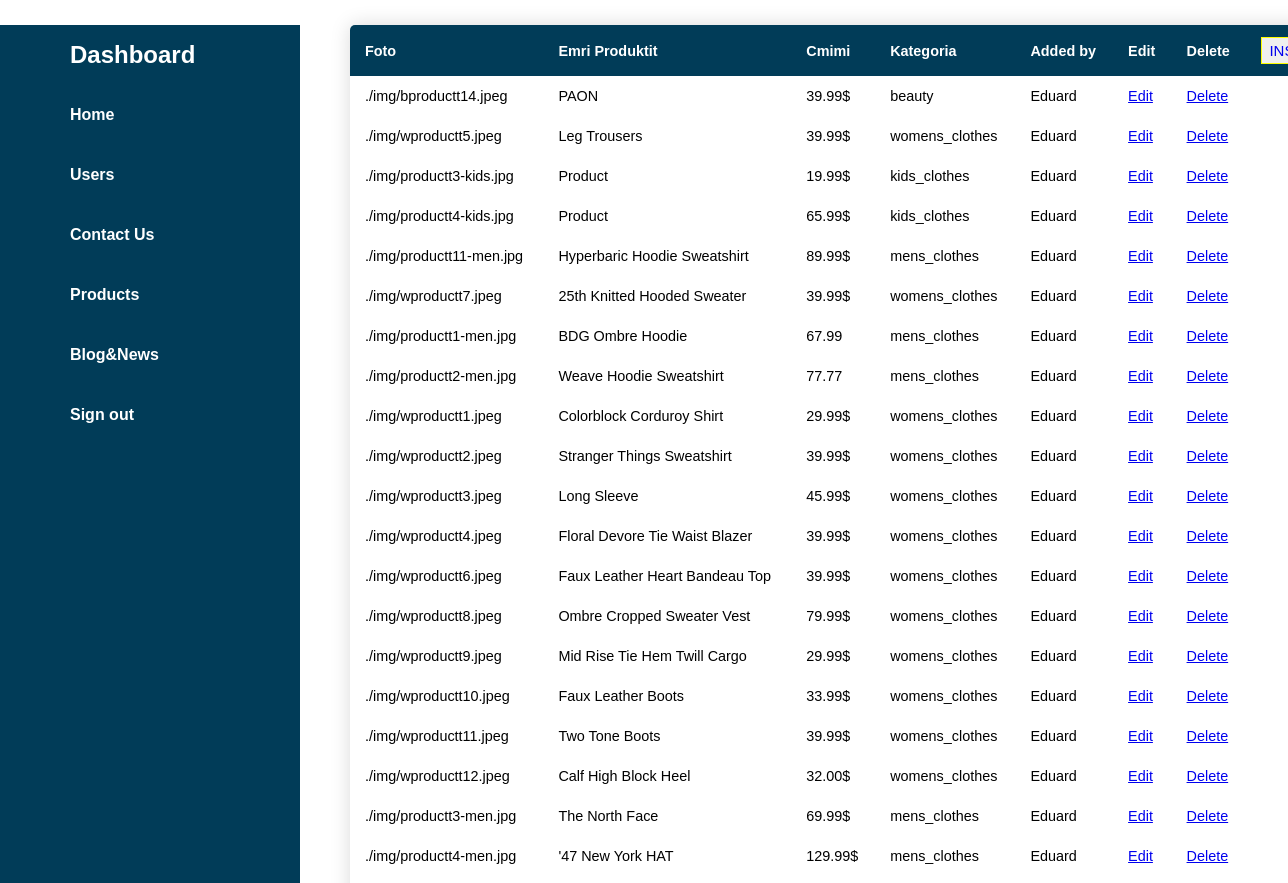
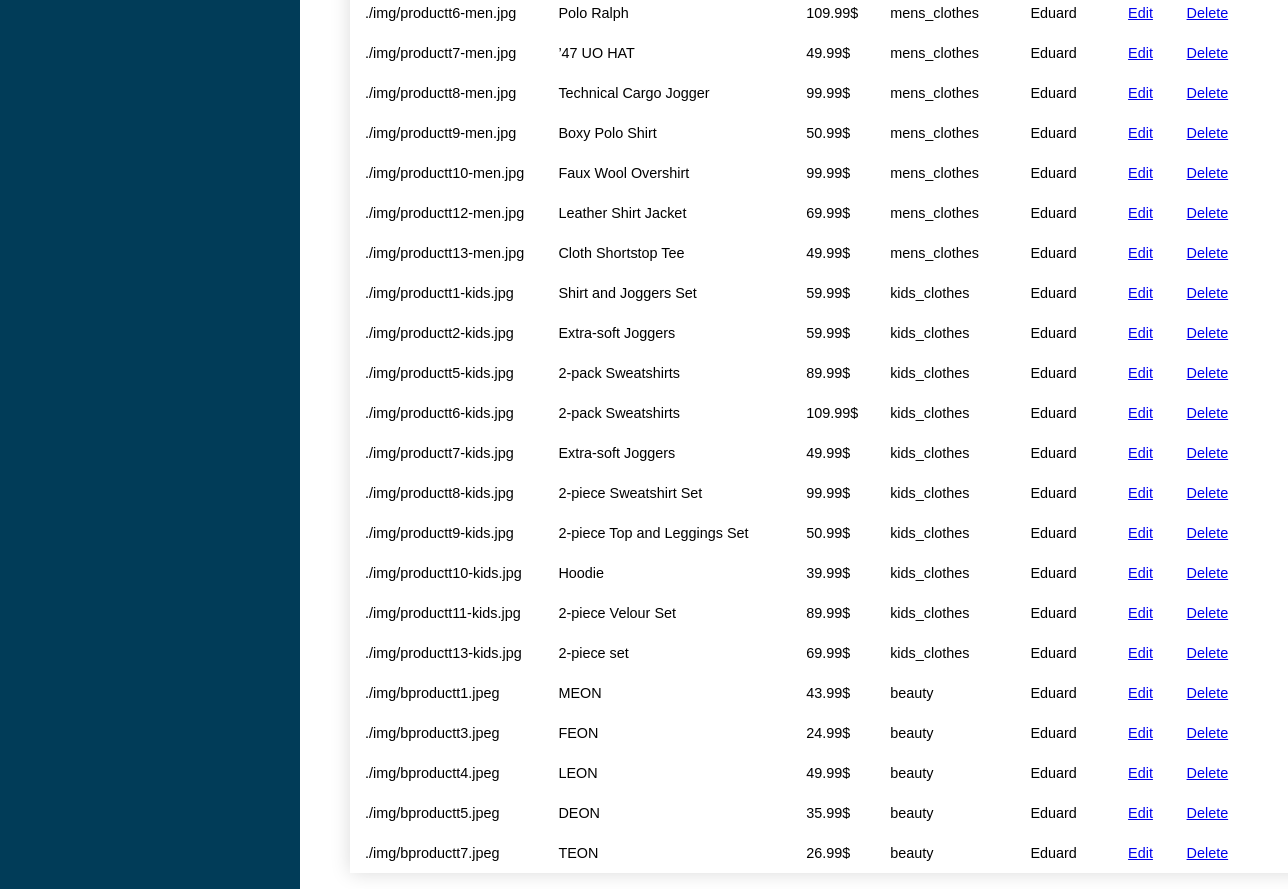
The app's page /views/produktet.php (signed in) with its own data (2 pictures, top to bottom).
### tables this page shows
CREATE TABLE `produktet` (
  `ID` int(11) NOT NULL,
  `foto_produktit` varchar(255) NOT NULL,
  `emri_produktit` varchar(255) NOT NULL,
  `cmimi_produktit` varchar(255) NOT NULL,
  `kategoria` varchar(255) NOT NULL,
  `added` varchar(255) DEFAULT NULL
);

### controllers/databaseConfig.php (called while the page is built, shortened)
<?php
class DatabasePDOConfiguration
{
    private $connection;
    private $host = "localhost";
    private $username = "root";
    private $dbName = "projekti";
    private $password = "";
    protected function getConnection()
    {
        return $this->connection;
    }
    private function createConnection()
    {
        $this->connection = new PDO("mysql:host=$this->host;dbname=$this->dbName", $this->username, $this->password);
        $this->connection->setAttribute(PDO::ATTR_ERRMODE, PDO::ERRMODE_EXCEPTION);
    }
}

### controllers/MenuController.php (called while the page is built, shortened)
<?php
    require_once 'databaseConfig.php';
    class MenuController extends DatabasePDOConfiguration{
        public $db;
        public function __construct(){
            $this->db = $this->getConnection();
        }
        public function readData(){
            $query = $this->db->query('SELECT * from produktet');
            return  $query ->fetchAll();
        }
    }
?>

### views/produktet.php (the view, shortened to what this page needs)
<?php
require_once '../controllers/MenuController.php';
include_once '../includes/dashboard.php';
?>
        <div class="dashboard">
            <table class="content-table">
                <thead>
                    <tr>
                        <th>Foto</th>
                        <th>Emri Produktit</th>
                        <th>Cmimi</th>
                        <th>Kategoria</th>
                        <th>Added by</th>
                        <th>Edit</th>
                        <th>Delete</th>
                        <th><button id="btn"><a href="insert-products.php">INSERT</a></button></th>
                    </tr>
                </thead>
                <tbody>
                    <?php
                    $p = new MenuController;
                    $allProducts = $p -> readData();
                    foreach($allProducts as $product): ?>
                    <tr>
                        <td><?php echo $product['foto_produktit'];?></td>
                        <td><?php echo $product['emri_produktit'];?></td>
                        <td><?php echo $product['cmimi_produktit']; ?></td>
                        <td><?php echo $product['kategoria'];?></td>
                        <td><?php echo $product['added'];?></td>
                        <td><a href="edit-products.php? id=<?php echo $product['ID']; ?>">Edit</a></td>
                        <td><a href="delete-products.php? id=<?php echo $product['ID']; ?>">Delete</a></td>
                    </tr>
                    <?php endforeach; ?>
                </tbody>
            </table>
        </div>

### css/newDashboard.css (style rules this page uses)
* { margin: 0; padding: 0; box-sizing: border-box; font-family: Verdana, Geneva, Tahoma, sans-serif; }

### views/produktet.php (style rules this page uses)
* { margin: 0; padding: 0; box-sizing: border-box; font-family: 'Franklin Gothic Medium', 'Arial Narrow', Arial, sans-serif; }
.content-table { border-collapse: collapse; margin: 25px 0; font-size: 0.9em; width: 80%; border-radius: 5px 5px 0 0; overflow: hidden; box-shadow: 0 0 20px rgba(0, 0, 0, 0.15); margin-left:20px; margin-left:350px; }
.content-table thead tr { background-color:#013c58; color: #ffffff; text-align: left; font-weight: bold; }
.content-table th, .content-table td { padding: 12px 15px; }
.dashboard { padding-right:40px; }
#btn { padding-left:7px; padding-right:6px; padding-top:4px; padding-bottom:4px; border:1px solid yellow; }
#btn a { text-decoration:none; font-size:15px; }

### records on screen
produktet: foto_produktit "./img/bproductt14.jpeg", emri_produktit "PAON", cmimi_produktit "39.99$", kategoria "beauty", added "Eduard"
produktet: foto_produktit "./img/wproductt5.jpeg", emri_produktit "Leg Trousers", cmimi_produktit "39.99$", kategoria "womens_clothes", added "Eduard"
produktet: foto_produktit "./img/productt3-kids.jpg", emri_produktit "Product", cmimi_produktit "19.99$", kategoria "kids_clothes", added "Eduard"
produktet: foto_produktit "./img/productt4-kids.jpg", emri_produktit "Product", cmimi_produktit "65.99$", kategoria "kids_clothes", added "Eduard"
produktet: foto_produktit "./img/productt11-men.jpg", emri_produktit "Hyperbaric Hoodie Sweatshirt", cmimi_produktit "89.99$", kategoria "mens_clothes", added "Eduard"
produktet: foto_produktit "./img/wproductt7.jpeg", emri_produktit "25th Knitted Hooded Sweater", cmimi_produktit "39.99$", kategoria "womens_clothes", added "Eduard"
produktet: foto_produktit "./img/productt1-men.jpg", emri_produktit "BDG Ombre Hoodie", cmimi_produktit "67.99", kategoria "mens_clothes", added "Eduard"
produktet: foto_produktit "./img/productt2-men.jpg", emri_produktit "Weave Hoodie Sweatshirt", cmimi_produktit "77.77", kategoria "mens_clothes", added "Eduard"
produktet: foto_produktit "./img/wproductt1.jpeg", emri_produktit "Colorblock Corduroy Shirt", cmimi_produktit "29.99$", kategoria "womens_clothes", added "Eduard"
produktet: foto_produktit "./img/wproductt2.jpeg", emri_produktit "Stranger Things Sweatshirt", cmimi_produktit "39.99$", kategoria "womens_clothes", added "Eduard"
produktet: foto_produktit "./img/wproductt3.jpeg", emri_produktit "Long Sleeve", cmimi_produktit "45.99$", kategoria "womens_clothes", added "Eduard"
produktet: foto_produktit "./img/wproductt4.jpeg", emri_produktit "Floral Devore Tie Waist Blazer", cmimi_produktit "39.99$", kategoria "womens_clothes", added "Eduard"
produktet: foto_produktit "./img/wproductt6.jpeg", emri_produktit "Faux Leather Heart Bandeau Top", cmimi_produktit "39.99$", kategoria "womens_clothes", added "Eduard"
produktet: foto_produktit "./img/wproductt8.jpeg", emri_produktit "Ombre Cropped Sweater Vest", cmimi_produktit "79.99$", kategoria "womens_clothes", added "Eduard"
produktet: foto_produktit "./img/wproductt9.jpeg", emri_produktit "Mid Rise Tie Hem Twill Cargo", cmimi_produktit "29.99$", kategoria "womens_clothes", added "Eduard"
produktet: foto_produktit "./img/wproductt10.jpeg", emri_produktit "Faux Leather Boots", cmimi_produktit "33.99$", kategoria "womens_clothes", added "Eduard"
produktet: foto_produktit "./img/wproductt11.jpeg", emri_produktit "Two Tone Boots", cmimi_produktit "39.99$", kategoria "womens_clothes", added "Eduard"
produktet: foto_produktit "./img/wproductt12.jpeg", emri_produktit "Calf High Block Heel", cmimi_produktit "32.00$", kategoria "womens_clothes", added "Eduard"
produktet: foto_produktit "./img/productt3-men.jpg", emri_produktit "The North Face", cmimi_produktit "69.99$", kategoria "mens_clothes", added "Eduard"
produktet: foto_produktit "./img/productt4-men.jpg", emri_produktit "'47 New York HAT", cmimi_produktit "129.99$", kategoria "mens_clothes", added "Eduard"
produktet: foto_produktit "./img/productt6-men.jpg", emri_produktit "Polo Ralph", cmimi_produktit "109.99$", kategoria "mens_clothes", added "Eduard"
produktet: foto_produktit "./img/productt7-men.jpg", emri_produktit "’47 UO HAT", cmimi_produktit "49.99$", kategoria "mens_clothes", added "Eduard"
produktet: foto_produktit "./img/productt8-men.jpg", emri_produktit "Technical Cargo Jogger", cmimi_produktit "99.99$", kategoria "mens_clothes", added "Eduard"
produktet: foto_produktit "./img/productt9-men.jpg", emri_produktit "Boxy Polo Shirt", cmimi_produktit "50.99$", kategoria "mens_clothes", added "Eduard"
produktet: foto_produktit "./img/productt10-men.jpg", emri_produktit "Faux Wool Overshirt", cmimi_produktit "99.99$", kategoria "mens_clothes", added "Eduard"
produktet: foto_produktit "./img/productt12-men.jpg", emri_produktit "Leather Shirt Jacket", cmimi_produktit "69.99$", kategoria "mens_clothes", added "Eduard"
produktet: foto_produktit "./img/productt13-men.jpg", emri_produktit "Cloth Shortstop Tee", cmimi_produktit "49.99$", kategoria "mens_clothes", added "Eduard"
produktet: foto_produktit "./img/productt1-kids.jpg", emri_produktit "Shirt and Joggers Set", cmimi_produktit "59.99$", kategoria "kids_clothes", added "Eduard"
produktet: foto_produktit "./img/productt2-kids.jpg", emri_produktit "Extra-soft Joggers", cmimi_produktit "59.99$", kategoria "kids_clothes", added "Eduard"
produktet: foto_produktit "./img/productt5-kids.jpg", emri_produktit "2-pack Sweatshirts", cmimi_produktit "89.99$", kategoria "kids_clothes", added "Eduard"
produktet: foto_produktit "./img/productt6-kids.jpg", emri_produktit "2-pack Sweatshirts", cmimi_produktit "109.99$", kategoria "kids_clothes", added "Eduard"
produktet: foto_produktit "./img/productt7-kids.jpg", emri_produktit "Extra-soft Joggers", cmimi_produktit "49.99$", kategoria "kids_clothes", added "Eduard"
produktet: foto_produktit "./img/productt8-kids.jpg", emri_produktit "2-piece Sweatshirt Set", cmimi_produktit "99.99$", kategoria "kids_clothes", added "Eduard"
produktet: foto_produktit "./img/productt9-kids.jpg", emri_produktit "2-piece Top and Leggings Set", cmimi_produktit "50.99$", kategoria "kids_clothes", added "Eduard"
produktet: foto_produktit "./img/productt10-kids.jpg", emri_produktit "Hoodie", cmimi_produktit "39.99$", kategoria "kids_clothes", added "Eduard"
produktet: foto_produktit "./img/productt11-kids.jpg", emri_produktit "2-piece Velour Set", cmimi_produktit "89.99$", kategoria "kids_clothes", added "Eduard"
produktet: foto_produktit "./img/productt13-kids.jpg", emri_produktit "2-piece set", cmimi_produktit "69.99$", kategoria "kids_clothes", added "Eduard"
produktet: foto_produktit "./img/bproductt1.jpeg", emri_produktit "MEON", cmimi_produktit "43.99$", kategoria "beauty", added "Eduard"
produktet: foto_produktit "./img/bproductt3.jpeg", emri_produktit "FEON", cmimi_produktit "24.99$", kategoria "beauty", added "Eduard"
produktet: foto_produktit "./img/bproductt4.jpeg", emri_produktit "LEON", cmimi_produktit "49.99$", kategoria "beauty", added "Eduard"
produktet: foto_produktit "./img/bproductt5.jpeg", emri_produktit "DEON", cmimi_produktit "35.99$", kategoria "beauty", added "Eduard"
produktet: foto_produktit "./img/bproductt7.jpeg", emri_produktit "TEON", cmimi_produktit "26.99$", kategoria "beauty", added "Eduard"
